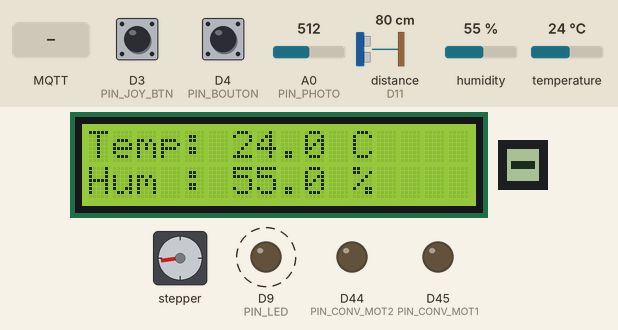
Bench run of a sketch on a simulated Arduino MKR. Parts: 16×2 character LCD, 8×8 one-colour display, stepper motor, output pins drawn as LEDs (lit = HIGH). Dashed ring = blinking. The inputs (shaded band) are chosen by the test bench; at power-on: D4 (PIN_BOUTON) HIGH, distance to the obstacle (sensor on D11) 80 cm, A0 (PIN_PHOTO) = 512, D3 (PIN_JOY_BTN) HIGH, humidity 55 %, temperature 24 °C. The echo pulse lasts 58.3 µs per cm; WiFi joins after 1.5 s; servers stay silent unless stated; no MQTT or app messages arrive unless stated; stepper angles assume 2048 steps per turn; what the sketch prints to the serial monitor is not drawn.

Above: at 5.5 s.
5.6 s: MQTT message "0" arrives on the first subscribed topic
At 6.0 s:
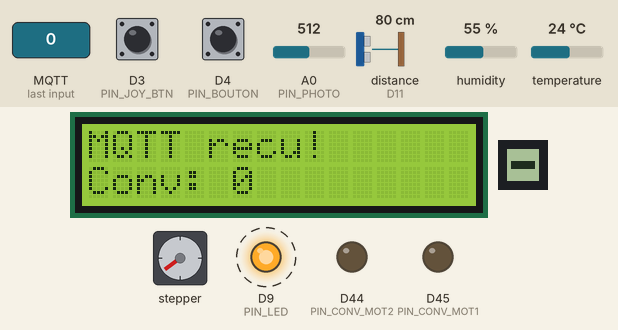
8.0 s: D4 (PIN_BOUTON) pulled LOW for 0.15 s
8.7 s: distance to the obstacle (sensor on D11) set to 21 cm
At 9.57 s:
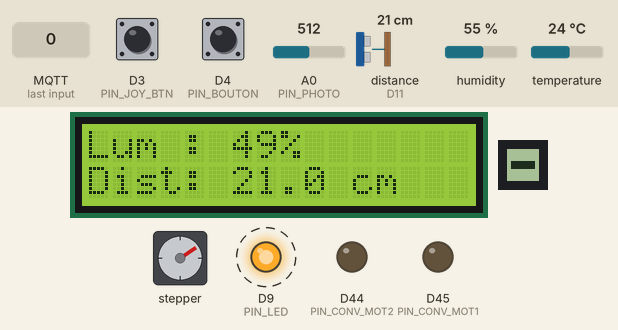
11.2 s: distance to the obstacle (sensor on D11) set to 17 cm
At 14.07 s:
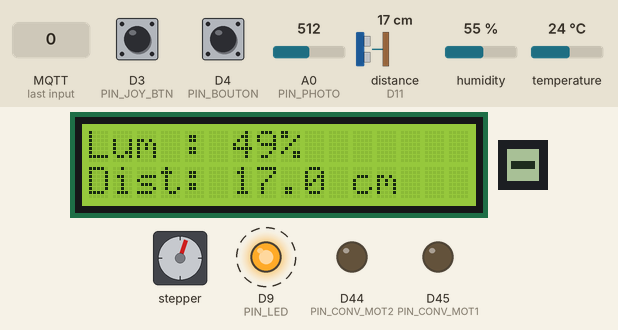
18.3 s: A0 (PIN_PHOTO) set to 992
At 20.58 s:
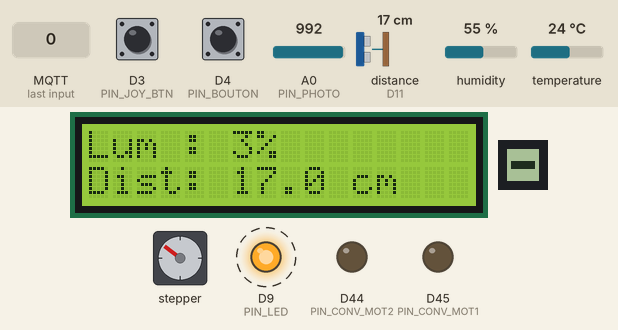
20.6 s: distance to the obstacle (sensor on D11) set to 35 cm
At 21.04 s:
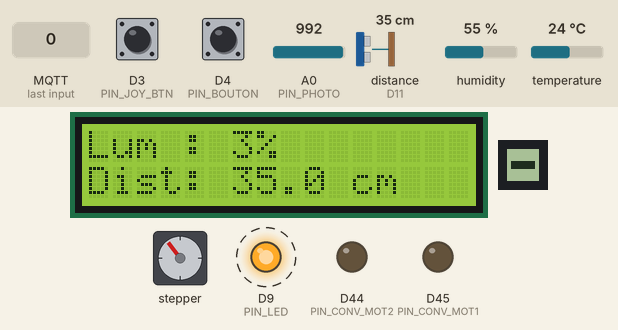
Timing chart, 0 to 29.6 s (numbered marks = the images above; inputs shaded):
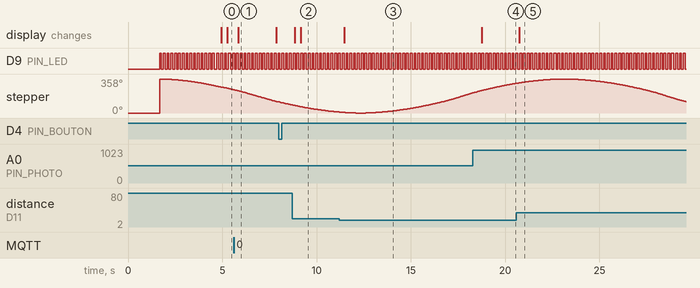

The sketch:

serre_final.ino
```cpp
#include <LCD_I2C.h>
#include <DHT.h>
#include <OneButton.h>
#include <HCSR04.h>
#include <WiFiEspAT.h>
#include <ArduinoMqttClient.h>
#include <ArduinoJson.h>

#include "Irrigation.h"
#include "Convoyeur.h"

#define PIN_PHOTO      A0
#define PIN_BOUTON      4
#define PIN_DHT         7
#define PIN_LED         9
#define PIN_TRIG       12
#define PIN_ECHO       11

#define IN_1  30
#define IN_2  32
#define IN_3  34
#define IN_4  36

#define PIN_CONV_MOT1  45
#define PIN_CONV_MOT2  44
#define PIN_JOY_X      A1
#define PIN_JOY_BTN     3
#define PIN_MAT_CLK    31
#define PIN_MAT_DIN    35
#define PIN_MAT_CS     33

#define DHT_TYPE          DHT11
#define SEUIL_LED         30
#define DELAI_BOOT      3000
#define INTERVAL_PHOTO  1000
#define INTERVAL_DHT    5000
#define INTERVAL_LCD     250
#define INTERVAL_SERIAL 3000
#define INTERVAL_CONV     50
#define INTERVAL_MQTT   5000
#define CLICK_TICKS      300
#define PRESS_TICKS     1000
#define LUM_INIT_MIN    1023
#define LUM_INIT_MAX       0
#define PCT_MIN            0
#define PCT_MAX          100
#define VANNE_FERMEE       0
#define VANNE_OUVERTE   2038
#define SERIAL_BAUD     9600
#define AT_BAUD_RATE  115200

#define ETD_NUM         "1"
#define MQTT_HOST       "arduino.nb.shawinigan.info"
#define MQTT_PORT       1883
#define MQTT_USER       "etdshawi"
#define MQTT_PASS       "shawi123"
#define MQTT_TOPIC_PUB  "etd/" ETD_NUM
#define MQTT_TOPIC_SUB  "etu_" ETD_NUM "/#"
#define MQTT_TOPIC_CONV "etu_" ETD_NUM "/convVit"
#define WIFI_SSID       "TechniquesInformatique-Etudiant"
#define WIFI_PASS       "shawi123"

LCD_I2C   lcd(0x27, 16, 2);
DHT       dht(PIN_DHT, DHT_TYPE);
OneButton bouton(PIN_BOUTON, true);
HCSR04    hc(PIN_TRIG, PIN_ECHO);

Irrigation irrigation(PIN_LED, IN_1, IN_2, IN_3, IN_4);
Convoyeur  convoyeur(PIN_CONV_MOT1, PIN_CONV_MOT2,
                     PIN_JOY_X, PIN_JOY_BTN,
                     PIN_MAT_CLK, PIN_MAT_DIN, PIN_MAT_CS);

WiFiClient  wifiClient;
MqttClient  mqttClient(wifiClient);

enum LCDState { BOOT, LUM_DIST, DHT_STATE, CALIBRATION, DATA_RECEIVED };
LCDState lcdState     = BOOT;
LCDState lcdPrecedent = BOOT;

int   lumRaw       = 0;
int   lumMin       = LUM_INIT_MIN;
int   lumMax       = LUM_INIT_MAX;
int   lumPct       = 0;
float temperature  = 0.0;
float humidite     = 0.0;
float distanceCm   = 0.0;
bool  btnClickFlag = false;

unsigned long tDernierePhoto  = 0;
unsigned long tDernierDHT     = 0;
unsigned long tDerniereSerial = 0;
unsigned long tDerniereLCD    = 0;
unsigned long tDernierConv    = 0;
unsigned long tDernierMqtt    = 0;
unsigned long tBoot           = 0;

void lirePhoto();
void lireDHT();
void lireDistance();
void majLED();
void envoyerSerial();
void afficherLCD();
void lcdLumDist(bool refresh);
void lcdDHT(bool refresh);
void lcdCalibration(bool refresh);
void lcdDataReceived(bool refresh);
int  mapperLuminosite(int val, int minVal, int maxVal);
int  setMinPhotoR(int val);
int  setMaxPhotoR(int val);
void onSimpleClic();
void onDoubleClic();
void connecterWifi();
void connecterMqtt();
void tacheMqtt();
void envoyerMqtt();

void setup() {
  Serial.begin(SERIAL_BAUD);
  while (!Serial);

  lcd.begin();
  lcd.backlight();
  lcd.setCursor(0, 0);
  lcd.print("Serre v1.0");
  lcd.setCursor(0, 1);
  lcd.print("etd:2349185");

  dht.begin();

  bouton.attachClick(onSimpleClic);
  bouton.attachDoubleClick(onDoubleClic);
  bouton.setClickTicks(CLICK_TICKS);
  bouton.setPressTicks(PRESS_TICKS);

  irrigation.setClosedOpenedPos(VANNE_FERMEE, VANNE_OUVERTE);
  irrigation.setDistance(distanceCm);
  irrigation.setBtnClickFlag(btnClickFlag);
  irrigation.begin();

  convoyeur.begin();

  Serial1.begin(AT_BAUD_RATE);
  WiFi.init(&Serial1);
  if (WiFi.status() == WL_NO_MODULE) {
    Serial.println("Module WiFi absent !");
  } else {
    connecterWifi();
    if (WiFi.status() == WL_CONNECTED) {
      connecterMqtt();
    }
  }

  tBoot = millis();
}

void loop() {
  unsigned long maintenant = millis();

  bouton.tick();

  if (lcdState == BOOT && maintenant - tBoot >= DELAI_BOOT) {
    lcdState = DHT_STATE;
    lcd.clear();
  }

  if (maintenant - tDernierePhoto >= INTERVAL_PHOTO) {
    lirePhoto();
    tDernierePhoto = maintenant;
  }

  if (maintenant - tDernierDHT >= INTERVAL_DHT) {
    lireDHT();
    tDernierDHT = maintenant;
  }

  if (maintenant - tDerniereLCD >= INTERVAL_LCD) {
    lireDistance();
    afficherLCD();
    tDerniereLCD = maintenant;
  }

  irrigation.update();

  if (maintenant - tDernierConv >= INTERVAL_CONV) {
    convoyeur.update();
    tDernierConv = maintenant;
  }

  if (lcdState == DATA_RECEIVED) {
    static unsigned long tData = 0;
    if (tData == 0) tData = maintenant;
    if (maintenant - tData >= 2000) {
      tData    = 0;
      lcdState = (lcdPrecedent == DATA_RECEIVED) ? DHT_STATE : lcdPrecedent;
    }
  }

  if (maintenant - tDerniereSerial >= INTERVAL_SERIAL) {
    envoyerSerial();
    tDerniereSerial = maintenant;
  }

  tacheMqtt();
}

void lirePhoto() {
  lumRaw = analogRead(PIN_PHOTO);
  lumPct = mapperLuminosite(lumRaw, lumMin, lumMax);
  majLED();
}

void majLED() {
  digitalWrite(PIN_LED, (lumPct < SEUIL_LED) ? HIGH : LOW);
}

int mapperLuminosite(int val, int minVal, int maxVal) {
  if (maxVal == minVal) return PCT_MIN;
  int pct = (int)map(val, minVal, maxVal, PCT_MIN, PCT_MAX);
  if (pct < PCT_MIN) pct = PCT_MIN;
  if (pct > PCT_MAX) pct = PCT_MAX;
  return pct;
}

void lireDHT() {
  float t = dht.readTemperature();
  float h = dht.readHumidity();
  if (!isnan(t)) temperature = t;
  if (!isnan(h)) humidite    = h;
}

void lireDistance() {
  distanceCm = hc.dist();
}

void onSimpleClic() {
  switch (lcdState) {
    case LUM_DIST:      lcdState = DHT_STATE; break;
    case DHT_STATE:     lcdState = LUM_DIST;  break;
    case CALIBRATION:   lcdState = DHT_STATE; break;
    case DATA_RECEIVED: lcdState = DHT_STATE; break;
    default: break;
  }
}

void onDoubleClic() {
  if (lcdState == LUM_DIST || lcdState == DHT_STATE) {
    lumMin   = LUM_INIT_MIN;
    lumMax   = LUM_INIT_MAX;
    lcdState = CALIBRATION;
  }
}

void afficherLCD() {
  if (lcdState == BOOT) return;

  bool refresh = (lcdState != lcdPrecedent);
  lcdPrecedent = lcdState;

  switch (lcdState) {
    case LUM_DIST:      lcdLumDist(refresh);      break;
    case DHT_STATE:     lcdDHT(refresh);          break;
    case CALIBRATION:   lcdCalibration(refresh);  break;
    case DATA_RECEIVED: lcdDataReceived(refresh); break;
    default: break;
  }
}

void lcdLumDist(bool refresh) {
  if (refresh) lcd.clear();
  lcd.setCursor(0, 0);
  lcd.print("Lum : ");
  lcd.print(lumPct);
  lcd.print("%   ");
  lcd.setCursor(0, 1);
  lcd.print("Dist: ");
  lcd.print(distanceCm, 1);
  lcd.print(" cm   ");
}

void lcdDHT(bool refresh) {
  if (refresh) lcd.clear();
  lcd.setCursor(0, 0);
  lcd.print("Temp: ");
  lcd.print(temperature, 1);
  lcd.print(" C   ");
  lcd.setCursor(0, 1);
  lcd.print("Hum : ");
  lcd.print(humidite, 1);
  lcd.print(" %   ");
}

void lcdCalibration(bool refresh) {
  lumMin = setMinPhotoR(lumRaw);
  lumMax = setMaxPhotoR(lumRaw);

  if (refresh) lcd.clear();
  lcd.setCursor(0, 0);
  lcd.print("Lum min : ");
  lcd.print(lumMin);
  lcd.print("   ");
  lcd.setCursor(0, 1);
  lcd.print("Lum max : ");
  lcd.print(lumMax);
  lcd.print("   ");
}

void lcdDataReceived(bool refresh) {
  if (refresh) lcd.clear();
  lcd.setCursor(0, 0);
  lcd.print("MQTT recu!      ");
  lcd.setCursor(0, 1);
  lcd.print("Conv: ");
  lcd.print(convoyeur.getVitesse());
  lcd.print("      ");
}

int setMinPhotoR(int val) {
  if (val < lumMin) lumMin = val;
  return lumMin;
}

int setMaxPhotoR(int val) {
  if (val > lumMax) lumMax = val;
  return lumMax;
}

void envoyerSerial() {
  Serial.print("Lum:");
  Serial.print(lumPct);
  Serial.print(",Min:");
  Serial.print(lumMin);
  Serial.print(",Max:");
  Serial.print(lumMax);
  Serial.print(",Dist:");
  Serial.print(distanceCm, 1);
  Serial.print(",T:");
  Serial.print(temperature, 1);
  Serial.print(",H:");
  Serial.print(humidite, 1);
  Serial.print(",Van:");
  Serial.print(irrigation.getPositionPct());
  Serial.print(",Conv:");
  Serial.println(convoyeur.getVitesse());
}

void connecterWifi() {
  WiFi.disconnect();
  WiFi.setPersistent();
  WiFi.endAP();
  Serial.print("Connexion WiFi...");
  WiFi.begin(WIFI_SSID, WIFI_PASS);
  if (WiFi.status() == WL_CONNECTED) {
    Serial.println(" OK");
  } else {
    Serial.println(" ECHEC");
  }
}

void connecterMqtt() {
  mqttClient.setUsernamePassword(MQTT_USER, MQTT_PASS);
  Serial.print("Connexion MQTT...");
  if (mqttClient.connect(MQTT_HOST, MQTT_PORT)) {
    Serial.println(" OK");
    mqttClient.subscribe(MQTT_TOPIC_SUB);
    Serial.print("Abonne a : ");
    Serial.println(MQTT_TOPIC_SUB);
  } else {
    Serial.print(" ECHEC code=");
    Serial.println(mqttClient.connectError());
  }
}

void tacheMqtt() {
  if (!mqttClient.connected()) {
    if (WiFi.status() != WL_CONNECTED) connecterWifi();
    if (WiFi.status() == WL_CONNECTED)  connecterMqtt();
    return;
  }

  int messageSize = mqttClient.parseMessage();
  if (messageSize > 0) {
    String topic = mqttClient.messageTopic();
    String payload = "";
    while (mqttClient.available()) {
      payload += (char)mqttClient.read();
    }

    Serial.print("MQTT recu [");
    Serial.print(topic);
    Serial.print("]: ");
    Serial.println(payload);

    if (topic == MQTT_TOPIC_CONV) {
      if (convoyeur.estEnFonction()) {
        int vitesse = payload.toInt();
        if (vitesse < -100) vitesse = -100;
        if (vitesse >  100) vitesse = 100;
        convoyeur.setVitesseMqtt(vitesse);
      } else {
        Serial.println("Convoyeur inactif - commande MQTT ignoree");
      }
    }

    if (lcdState != DATA_RECEIVED) {
      lcdPrecedent = lcdState;
    }
    lcdState = DATA_RECEIVED;
  }

  unsigned long now = millis();
  if (now - tDernierMqtt >= INTERVAL_MQTT) {
    envoyerMqtt();
    tDernierMqtt = now;
  }
}

void envoyerMqtt() {
  StaticJsonDocument<256> doc;
  doc["name"]     = "2349185";
  doc["temp"]     = String(temperature, 2);
  doc["hum"]      = String(humidite,    2);
  doc["millis"]   = (unsigned long)millis();
  doc["lum"]      = (int)lumPct;
  doc["irrState"] = (int)irrigation.getCurrentState();
  doc["irrPos"]   = (int)irrigation.getPositionPct();
  doc["convVit"]  = (int)convoyeur.getVitesse();

  char buf[256];
  serializeJson(doc, buf);

  mqttClient.beginMessage(MQTT_TOPIC_PUB);
  mqttClient.print(buf);
  mqttClient.endMessage();

  Serial.print("MQTT pub: ");
  Serial.println(buf);
}
```

Convoyeur.cpp
```cpp
#include "Convoyeur.h"

// Identifiants des symboles (utilisés par setAffichage)
#define SYMBOLE_INACTIF 0
#define SYMBOLE_ACTIF   1
#define SYMBOLE_AVANCE  2
#define SYMBOLE_RECULE  3

// Constantes
#define VITESSE_MIN  -100
#define VITESSE_MAX   100
#define PWM_MAX       255
#define JOY_MIN         0
#define JOY_MAX      1023


// "-" : tiret horizontal
static const uint8_t SYM_INACTIF[8] = {
  0b00000000,
  0b00000000,
  0b00000000,
  0b01111110,
  0b01111110,
  0b00000000,
  0b00000000,
  0b00000000
};

// "!"
static const uint8_t SYM_ACTIF[8] = {
  0b00011000,
  0b00011000,
  0b00011000,
  0b00011000,
  0b00011000,
  0b00000000,
  0b00011000,
  0b00011000
};

// Flèche vers le haut
static const uint8_t SYM_AVANCE[8] = {
  0b00011000,
  0b00111100,
  0b01111110,
  0b11011011,
  0b00011000,
  0b00011000,
  0b00011000,
  0b00011000
};

// Flèche vers le bas
static const uint8_t SYM_RECULE[8] = {
  0b00011000,
  0b00011000,
  0b00011000,
  0b00011000,
  0b11011011,
  0b01111110,
  0b00111100,
  0b00011000
};


Convoyeur *Convoyeur::instance = nullptr;


Convoyeur::Convoyeur(byte motPin1, byte motPin2, byte manette, byte btnPin,
                     byte aff_CLK, byte aff_DIN, byte aff_CS)
  : _moteur_pin_1(motPin1),
    _moteur_pin_2(motPin2),
    _manette(manette),
    _btn_pin(btnPin),
    _aff_CLK(aff_CLK),
    _aff_DIN(aff_DIN),
    _aff_CS(aff_CS),
    _button(btnPin),
    _u8g2(U8G2_R0, aff_CLK, aff_DIN, aff_CS, U8X8_PIN_NONE)
{
  instance = this;

  _button.attachClick(buttonClick, this);
  _button.attachLongPressStart(longPress, this);
  _button.setClickTicks(300);
  _button.setPressTicks(1000);
}


void Convoyeur::begin() {
  pinMode(_moteur_pin_1, OUTPUT);
  pinMode(_moteur_pin_2, OUTPUT);

  analogWrite(_moteur_pin_1, 0);
  analogWrite(_moteur_pin_2, 0);

  _u8g2.begin();
  _u8g2.setContrast(5);

  setAffichage(SYMBOLE_INACTIF);
}


void Convoyeur::buttonClick(void* context) {
  Convoyeur *self = static_cast<Convoyeur*>(context);
  self->_buttonPressed = true;
}

void Convoyeur::longPress(void* context) {
  Convoyeur *self = static_cast<Convoyeur*>(context);
  self->_longPress = true;
}


bool Convoyeur::estEnFonction() {
  return _state != ConvState::INACTIF;
}


void Convoyeur::update() {
  _currentTime = millis();
  _button.tick();

  switch (_state) {
    case ConvState::INACTIF:  inactifState();  break;
    case ConvState::ACTIF:    actifState();    break;
    case ConvState::MANUEL:   manuelState();   break;
    case ConvState::CONSTANT: constantState(); break;
  }

  // Consommer les flags après traitement
  _buttonPressed = false;
  _longPress     = false;

  setMoteurVitesse(_vitesse);
}


void Convoyeur::inactifState() {
  _vitesse = 0;
  setAffichage(SYMBOLE_INACTIF);

  if (_longPress) {
    _state = ConvState::ACTIF;
  }
}


void Convoyeur::actifState() {
  _vitesse = 0;
  setAffichage(SYMBOLE_ACTIF);

  if (_longPress) {
    _state = ConvState::INACTIF;
    return;
  }

  if (joystickHorsZone()) {
    _state = ConvState::MANUEL;
  }
}

void Convoyeur::manuelState() {
  _vitesse = lireJoystickPct();


  if (_vitesse > 0)      setAffichage(SYMBOLE_AVANCE);
  else if (_vitesse < 0) setAffichage(SYMBOLE_RECULE);
  else                   setAffichage(SYMBOLE_ACTIF);

  if (_longPress) {
    _state = ConvState::INACTIF;
    return;
  }

  if (_buttonPressed) {
    _vitesseConst = _vitesse;
    _state = ConvState::CONSTANT;
    return;
  }

  if (!joystickHorsZone()) {
    _state = ConvState::ACTIF;
  }
}


void Convoyeur::constantState() {
  _vitesse = _vitesseConst;

  if (_vitesse > 0)      setAffichage(SYMBOLE_AVANCE);
  else if (_vitesse < 0) setAffichage(SYMBOLE_RECULE);
  else                   setAffichage(SYMBOLE_ACTIF);

  if (_longPress) {
    _state = ConvState::INACTIF;
    return;
  }

  if (_buttonPressed) {
    _state = ConvState::MANUEL;
  }
}


void Convoyeur::setMoteurVitesse(int vitesse) {
  if (vitesse > VITESSE_MAX) vitesse = VITESSE_MAX;
  if (vitesse < VITESSE_MIN) vitesse = VITESSE_MIN;

  if (vitesse > 0) {
    int pwm = map(vitesse, 0, VITESSE_MAX, 0, PWM_MAX);
    analogWrite(_moteur_pin_1, pwm);
    analogWrite(_moteur_pin_2, 0);
  } else if (vitesse < 0) {
    int pwm = map(-vitesse, 0, VITESSE_MAX, 0, PWM_MAX);
    analogWrite(_moteur_pin_1, 0);
    analogWrite(_moteur_pin_2, pwm);
  } else {
    analogWrite(_moteur_pin_1, 0);
    analogWrite(_moteur_pin_2, 0);
  }
}


void Convoyeur::setAffichage(int id_symbole) {
  if (id_symbole == _id_symbole_courant) {
    return; // pas de changement, on ne fait rien
  }
  _id_symbole_courant = id_symbole;

  const uint8_t* sym;
  switch (id_symbole) {
    case SYMBOLE_INACTIF: sym = SYM_INACTIF; break;
    case SYMBOLE_ACTIF:   sym = SYM_ACTIF;   break;
    case SYMBOLE_AVANCE:  sym = SYM_AVANCE;  break;
    case SYMBOLE_RECULE:  sym = SYM_RECULE;  break;
    default:              sym = SYM_INACTIF; break;
  }

  _u8g2.clearBuffer();
  for (uint8_t y = 0; y < 8; y++) {
    for (uint8_t x = 0; x < 8; x++) {
      if (sym[y] & (1 << (7 - x))) {
        _u8g2.drawPixel(x, y);
      }
    }
  }
  _u8g2.sendBuffer();
}

int Convoyeur::lireJoystickPct() {
  int raw = analogRead(_manette);
  int pct = map(raw, JOY_MIN, JOY_MAX, VITESSE_MIN, VITESSE_MAX);
  if (pct < VITESSE_MIN) pct = VITESSE_MIN;
  if (pct > VITESSE_MAX) pct = VITESSE_MAX;
  return pct;
}

bool Convoyeur::joystickHorsZone() {
  int raw = analogRead(_manette);
  return abs(raw - _joystickCentre) > _joystickDeadZone;
}
```

Convoyeur.h
```cpp
#pragma once


enum class ConvState { MANUEL, CONSTANT, ACTIF, INACTIF };

#include <OneButton.h>
#include <U8g2lib.h>

class Convoyeur {
public:

  Convoyeur(byte motPin1, byte motPin2, byte manette, byte btnPin,
            byte aff_CLK, byte aff_DIN, byte aff_CS);

  void begin();


  bool estEnFonction();


  void update();


  int       getVitesse() const { return _vitesse; }
  ConvState getEtat()    const { return _state; }

  // Impose une vitesse reçue par MQTT (seulement si actif)
  // À appeler depuis l'extérieur après vérification estEnFonction()
  void setVitesseMqtt(int vitesse) {
    _vitesseConst = vitesse;
    _vitesse      = vitesse;
    if (_state != ConvState::INACTIF) {
      _state = ConvState::CONSTANT;
    }
  }

private:
  unsigned long _currentTime = 0;

  byte _moteur_pin_1 = 0;
  byte _moteur_pin_2 = 0;
  byte _manette      = 0;
  byte _btn_pin      = 0;
  byte _aff_CLK      = 0;
  byte _aff_DIN      = 0;
  byte _aff_CS       = 0;


  int _joystickDeadZone = 50;
  int _joystickCentre   = 512;

  OneButton _button;
  bool _buttonPressed = false;
  bool _longPress     = false;

  static Convoyeur *instance;
  static void buttonClick(void *context);
  static void longPress(void *context);

  ConvState _state         = ConvState::INACTIF;
  int       _vitesse       = 0;
  int       _vitesseConst  = 0;

  int _id_symbole_courant = -1;

  U8G2_MAX7219_8X8_F_4W_SW_SPI _u8g2;

  // Méthodes par état
  void manuelState();
  void constantState();
  void actifState();
  void inactifState();

  // Configure les broches du moteur
  // vitesse : -100 .. 100
  void setMoteurVitesse(int vitesse);

  // Configure l'affichage du convoyeur
  // id_symbole : 0=INACTIF, 1=ACTIF, 2=AVANCE, 3=RECULE
  void setAffichage(int id_symbole);

  // Helpers
  int  lireJoystickPct();
  bool joystickHorsZone();
};
```

Source omitted: Irrigation.cpp (2370 bytes), Irrigation.h (1906 bytes)

Measured:
- the behaviour switches between 20 and 19 cm on distance to the obstacle (sensor on D11) (found by bisection; images 2 and 3)
- after the input at 5.6 s, the display: changes after 0.25 s (image 1)
- after the input at 8.7 s, the display: first differs from a run without the input after 0.46 s (image 2)
- after the input at 11.2 s, the display: changes after 0.26 s (image 3)
- after the input at 18.3 s, the display: changes after 0.46 s (image 4)
- after the input at 20.6 s, the display: changes after 0.16 s (image 5)
- by itself, D9 (PIN_LED): alternates HIGH for 0.10 s and LOW for 0.10 s
